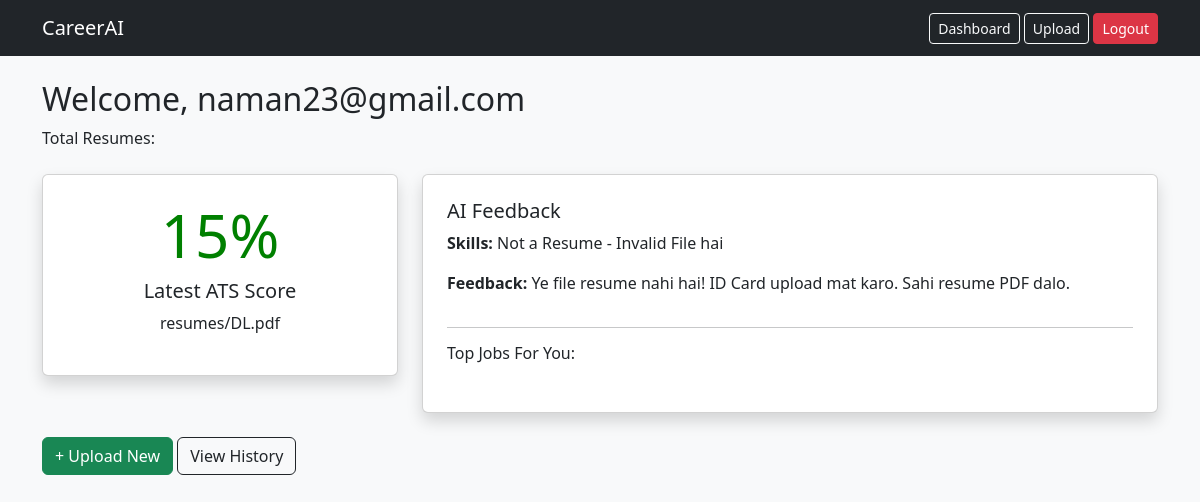
The page /dashboard/ (signed in) on the database its author committed.
### resumes/models.py (models this page shows, shortened)
class Resume(models.Model):
    user = models.ForeignKey(User, on_delete=models.CASCADE)
    skills = models.TextField(blank=True)
    file = models.FileField(upload_to='resumes/')
    uploaded_at = models.DateTimeField(auto_now_add=True)
    extracted_text = models.TextField(blank=True)
    ats_score = models.IntegerField(default=0)

### accounts/views.py (the view)
# urls.py: path('dashboard/', views.dashboard, name='dashboard'),
@login_required
def dashboard(request):
    last_resume = Resume.objects.filter(user=request.user).order_by('-id').first()
    feedback = ""
    jobs = []
    if last_resume:
        skills = (last_resume.skills or "").lower()
        score = last_resume.ats_score
        if "not a resume" in skills or "id card" in skills:
            feedback = "Ye file resume nahi hai! ID Card upload mat karo. Sahi resume PDF dalo."
            jobs = []
        elif score < 70:
            feedback = "Add more projects, numbers, and quantifiable achievements."
        elif "python" in skills and "django" in skills:
            feedback = "Great! You have Backend skills. Add AWS/Docker to get 90%+."
        else:
            feedback = f"Good score {score}%! Add 2 more skills."
        if "python" in skills:
            jobs.append(f"Python Developer - {min(95, score+5)}% Match")
        if "django" in skills or "sql" in skills:
            jobs.append(f"Backend Developer - {min(92, score+3)}% Match")
        if "react" in skills or "javascript" in skills:
            jobs.append(f"Frontend Developer - {min(90, score+2)}% Match")
        if not jobs and "not a resume" not in skills:
            jobs = [f"Software Intern - {score}% Match"]
    return render(request, 'accounts/dashboard.html', {'last_resume': last_resume, 'feedback': feedback, 'jobs': jobs})

### accounts/templates/accounts/dashboard.html (shortened to what this page needs)
{% extends 'base.html' %}
{% block content %}
<div class="container mt-4">
  <h2>Welcome, {{ request.user.username }} </h2>
  <p>Total Resumes: <b>{{ total_resumes }}</b></p>
  <div class="row mt-4">
    <div class="col-md-4">
      <div class="card p-4 text-center shadow">
        {% if last_resume %}
          <h1 style="font-size:60px; color:green;">{{ last_resume.ats_score }}%</h1>
          <h5>Latest ATS Score</h5>
          <p>{{ last_resume.file.name }}</p>
        {% else %}
          <h5>No resume yet</h5>
          <a href="/resumes/upload/" class="btn btn-primary mt-2">Upload Resume</a>
        {% endif %}
      </div>
    </div>
    <div class="col-md-8">
      <div class="card p-4 shadow">
        <h5>AI Feedback</h5>
        {% if last_resume %}
          <p><b>Skills:</b> {{ last_resume.skills }}</p>
<p><b>Feedback:</b> {{ feedback }}</p>
<hr>
<h6>Top Jobs For You:</h6>
        {% else %}
          <p>Upload resume to see analysis</p>
        {% endif %}
      </div>
    </div>
  </div>
  <div class="mt-4">
    <a href="/resumes/upload/" class="btn btn-success">+ Upload New</a>
    <a href="/resumes/history/" class="btn btn-outline-dark">View History</a>
  </div>
</div>
{% endblock %}

### rows shown on the page
Resume: ats_score "15", file.name "resumes/DL.pdf", skills "Not a Resume - Invalid File hai"

### other values the page prints
{{ request.user.username }} "naman23@gmail.com"
{{ feedback }} "Ye file resume nahi hai! ID Card upload mat karo. Sahi resume PDF dalo."
